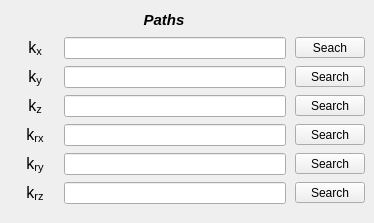
        <widget class="QWidget" name="tab_spring_table">
         <attribute name="title">
          <string>Spring</string>
         </attribute>
         <widget class="QWidget" name="gridLayoutWidget_3">
          <property name="geometry">
           <rect>
            <x>10</x>
            <y>6</y>
            <width>355</width>
            <height>208</height>
           </rect>
          </property>
          <layout class="QGridLayout" name="gridLayout_4">
           <property name="leftMargin">
            <number>5</number>
           </property>
           <property name="topMargin">
            <number>3</number>
           </property>
           <property name="bottomMargin">
            <number>4</number>
           </property>
           <property name="horizontalSpacing">
            <number>9</number>
           </property>
           <property name="verticalSpacing">
            <number>7</number>
           </property>
           <item row="1" column="1">
            <widget class="QLineEdit" name="lineEdit_path_table_Kx">
             <property name="enabled">
              <bool>true</bool>
             </property>
             <property name="minimumSize">
              <size>
               <width>0</width>
               <height>22</height>
              </size>
             </property>
             <property name="maximumSize">
              <size>
               <width>16777215</width>
               <height>22</height>
              </size>
             </property>
             <property name="sizeIncrement">
              <size>
               <width>0</width>
               <height>0</height>
              </size>
             </property>
             <property name="font">
              <font>
               <pointsize>8</pointsize>
               <weight>50</weight>
               <bold>false</bold>
              </font>
             </property>
             <property name="alignment">
              <set>Qt::AlignCenter</set>
             </property>
            </widget>
           </item>
           <item row="2" column="1">
            <widget class="QLineEdit" name="lineEdit_path_table_Ky">
             <property name="enabled">
              <bool>true</bool>
             </property>
             <property name="minimumSize">
              <size>
               <width>0</width>
               <height>22</height>
              </size>
             </property>
             <property name="maximumSize">
              <size>
               <width>16777215</width>
               <height>22</height>
              </size>
             </property>
             <property name="sizeIncrement">
              <size>
               <width>0</width>
               <height>0</height>
              </size>
             </property>
             <property name="font">
              <font>
               <pointsize>8</pointsize>
               <weight>50</weight>
               <bold>false</bold>
              </font>
             </property>
             <property name="alignment">
              <set>Qt::AlignCenter</set>
             </property>
            </widget>
           </item>
           <item row="1" column="0">
            <widget class="QLabel" name="label_67">
             <property name="enabled">
              <bool>true</bool>
             </property>
             <property name="minimumSize">
              <size>
               <width>40</width>
               <height>0</height>
              </size>
             </property>
             <property name="maximumSize">
              <size>
               <width>40</width>
               <height>16777215</height>
              </size>
             </property>
             <property name="text">
              <string>&lt;html&gt;&lt;head/&gt;&lt;body&gt;&lt;p align=&quot;center&quot;&gt;&lt;span style=&quot; font-size:12pt;&quot;&gt;k&lt;/span&gt;&lt;span style=&quot; font-size:12pt; vertical-align:sub;&quot;&gt;x&lt;/span&gt;&lt;/p&gt;&lt;/body&gt;&lt;/html&gt;</string>
             </property>
             <property name="alignment">
              <set>Qt::AlignCenter</set>
             </property>
            </widget>
           </item>
           <item row="4" column="2">
            <widget class="QToolButton" name="toolButton_load_Krx_table">
             <property name="enabled">
              <bool>true</bool>
             </property>
             <property name="sizePolicy">
              <sizepolicy hsizetype="Expanding" vsizetype="Fixed">
               <horstretch>0</horstretch>
               <verstretch>0</verstretch>
              </sizepolicy>
             </property>
             <property name="minimumSize">
              <size>
               <width>70</width>
               <height>0</height>
              </size>
             </property>
             <property name="maximumSize">
              <size>
               <width>70</width>
               <height>16777215</height>
              </size>
             </property>
             <property name="text">
              <string>Search</string>
             </property>
             <property name="autoRaise">
              <bool>false</bool>
             </property>
             <property name="arrowType">
              <enum>Qt::NoArrow</enum>
             </property>
            </widget>
           </item>
           <item row="4" column="1">
            <widget class="QLineEdit" name="lineEdit_path_table_Krx">
             <property name="enabled">
              <bool>true</bool>
             </property>
             <property name="minimumSize">
              <size>
               <width>0</width>
               <height>22</height>
              </size>
             </property>
             <property name="maximumSize">
              <size>
               <width>16777215</width>
               <height>22</height>
              </size>
             </property>
             <property name="sizeIncrement">
              <size>
               <width>0</width>
               <height>0</height>
              </size>
             </property>
             <property name="font">
              <font>
               <pointsize>8</pointsize>
               <weight>50</weight>
               <bold>false</bold>
              </font>
             </property>
             <property name="alignment">
              <set>Qt::AlignCenter</set>
             </property>
            </widget>
           </item>
           <item row="6" column="2">
            <widget class="QToolButton" name="toolButton_load_Krz_table">
             <property name="enabled">
              <bool>true</bool>
             </property>
             <property name="sizePolicy">
              <sizepolicy hsizetype="Expanding" vsizetype="Fixed">
               <horstretch>0</horstretch>
               <verstretch>0</verstretch>
              </sizepolicy>
             </property>
             <property name="minimumSize">
              <size>
               <width>70</width>
               <height>0</height>
              </size>
             </property>
             <property name="maximumSize">
              <size>
               <width>70</width>
               <height>16777215</height>
              </size>
             </property>
             <property name="text">
              <string>Search</string>
             </property>
             <property name="autoRaise">
              <bool>false</bool>
             </property>
             <property name="arrowType">
              <enum>Qt::NoArrow</enum>
             </property>
            </widget>
           </item>
           <item row="3" column="1">
            <widget class="QLineEdit" name="lineEdit_path_table_Kz">
             <property name="enabled">
              <bool>true</bool>
             </property>
             <property name="minimumSize">
              <size>
               <width>0</width>
               <height>22</height>
              </size>
             </property>
             <property name="maximumSize">
              <size>
               <width>16777215</width>
               <height>22</height>
              </size>
             </property>
             <property name="sizeIncrement">
              <size>
               <width>0</width>
               <height>0</height>
              </size>
             </property>
             <property name="font">
              <font>
               <pointsize>8</pointsize>
               <weight>50</weight>
               <bold>false</bold>
              </font>
             </property>
             <property name="alignment">
              <set>Qt::AlignCenter</set>
             </property>
            </widget>
           </item>
           <item row="3" column="2">
            <widget class="QToolButton" name="toolButton_load_Kz_table">
             <property name="enabled">
              <bool>true</bool>
             </property>
             <property name="sizePolicy">
              <sizepolicy hsizetype="Expanding" vsizetype="Fixed">
               <horstretch>0</horstretch>
               <verstretch>0</verstretch>
              </sizepolicy>
             </property>
             <property name="minimumSize">
              <size>
               <width>70</width>
               <height>0</height>
              </size>
             </property>
             <property name="maximumSize">
              <size>
               <width>70</width>
               <height>16777215</height>
              </size>
             </property>
             <property name="text">
              <string>Search</string>
             </property>
             <property name="autoRaise">
              <bool>false</bool>
             </property>
             <property name="arrowType">
              <enum>Qt::NoArrow</enum>
             </property>
            </widget>
           </item>
           <item row="2" column="2">
            <widget class="QToolButton" name="toolButton_load_Ky_table">
             <property name="enabled">
              <bool>true</bool>
             </property>
             <property name="sizePolicy">
              <sizepolicy hsizetype="Expanding" vsizetype="Fixed">
               <horstretch>0</horstretch>
               <verstretch>0</verstretch>
              </sizepolicy>
             </property>
             <property name="minimumSize">
              <size>
               <width>70</width>
               <height>0</height>
              </size>
             </property>
             <property name="maximumSize">
              <size>
               <width>70</width>
               <height>16777215</height>
              </size>
             </property>
             <property name="text">
              <string>Search</string>
             </property>
             <property name="autoRaise">
              <bool>false</bool>
             </property>
             <property name="arrowType">
              <enum>Qt::NoArrow</enum>
             </property>
            </widget>
           </item>
           <item row="5" column="2">
            <widget class="QToolButton" name="toolButton_load_Kry_table">
             <property name="enabled">
              <bool>true</bool>
             </property>
             <property name="sizePolicy">
              <sizepolicy hsizetype="Expanding" vsizetype="Fixed">
               <horstretch>0</horstretch>
               <verstretch>0</verstretch>
              </sizepolicy>
             </property>
             <property name="minimumSize">
              <size>
               <width>70</width>
               <height>0</height>
              </size>
             </property>
             <property name="maximumSize">
              <size>
               <width>70</width>
               <height>16777215</height>
              </size>
             </property>
             <property name="text">
              <string>Search</string>
             </property>
             <property name="autoRaise">
              <bool>false</bool>
             </property>
             <property name="arrowType">
              <enum>Qt::NoArrow</enum>
             </property>
            </widget>
           </item>
           <item row="5" column="1">
            <widget class="QLineEdit" name="lineEdit_path_table_Kry">
             <property name="enabled">
              <bool>true</bool>
             </property>
             <property name="minimumSize">
              <size>
               <width>0</width>
               <height>22</height>
              </size>
             </property>
             <property name="maximumSize">
              <size>
               <width>16777215</width>
               <height>22</height>
              </size>
             </property>
             <property name="sizeIncrement">
              <size>
               <width>0</width>
               <height>0</height>
              </size>
             </property>
             <property name="font">
              <font>
               <pointsize>8</pointsize>
               <weight>50</weight>
               <bold>false</bold>
              </font>
             </property>
             <property name="alignment">
              <set>Qt::AlignCenter</set>
             </property>
            </widget>
           </item>
           <item row="1" column="2">
            <widget class="QToolButton" name="toolButton_load_Kx_table">
             <property name="enabled">
              <bool>true</bool>
             </property>
             <property name="sizePolicy">
              <sizepolicy hsizetype="Expanding" vsizetype="Fixed">
               <horstretch>0</horstretch>
               <verstretch>0</verstretch>
              </sizepolicy>
             </property>
             <property name="minimumSize">
              <size>
               <width>70</width>
               <height>0</height>
              </size>
             </property>
             <property name="maximumSize">
              <size>
               <width>70</width>
               <height>16777215</height>
              </size>
             </property>
             <property name="text">
              <string>Seach</string>
             </property>
             <property name="autoRaise">
              <bool>false</bool>
             </property>
             <property name="arrowType">
              <enum>Qt::NoArrow</enum>
             </property>
            </widget>
           </item>
           <item row="6" column="1">
            <widget class="QLineEdit" name="lineEdit_path_table_Krz">
             <property name="enabled">
              <bool>true</bool>
             </property>
             <property name="minimumSize">
              <size>
               <width>0</width>
               <height>22</height>
              </size>
             </property>
             <property name="maximumSize">
              <size>
               <width>16777215</width>
               <height>22</height>
              </size>
             </property>
             <property name="sizeIncrement">
              <size>
               <width>0</width>
               <height>0</height>
              </size>
             </property>
             <property name="font">
              <font>
               <pointsize>8</pointsize>
               <weight>50</weight>
               <bold>false</bold>
              </font>
             </property>
             <property name="alignment">
              <set>Qt::AlignCenter</set>
             </property>
            </widget>
           </item>
           <item row="0" column="1">
            <widget class="QLabel" name="label_119">
             <property name="minimumSize">
              <size>
               <width>180</width>
               <height>21</height>
              </size>
             </property>
             <property name="maximumSize">
              <size>
               <width>200</width>
               <height>21</height>
              </size>
             </property>
             <property name="font">
              <font>
               <family>Arial</family>
               <pointsize>11</pointsize>
               <weight>75</weight>
               <italic>true</italic>
               <bold>true</bold>
              </font>
             </property>
             <property name="frameShape">
              <enum>QFrame::NoFrame</enum>
             </property>
             <property name="frameShadow">
              <enum>QFrame::Plain</enum>
             </property>
             <property name="text">
              <string>Paths</string>
             </property>
             <property name="alignment">
              <set>Qt::AlignCenter</set>
             </property>
            </widget>
           </item>
           <item row="2" column="0">
            <widget class="QLabel" name="label_68">
             <property name="enabled">
              <bool>true</bool>
             </property>
             <property name="minimumSize">
              <size>
               <width>40</width>
               <height>0</height>
              </size>
             </property>
             <property name="maximumSize">
              <size>
               <width>40</width>
               <height>16777215</height>
              </size>
             </property>
             <property name="text">
              <string>&lt;html&gt;&lt;head/&gt;&lt;body&gt;&lt;p align=&quot;center&quot;&gt;&lt;span style=&quot; font-size:12pt;&quot;&gt;k&lt;/span&gt;&lt;span style=&quot; font-size:12pt; vertical-align:sub;&quot;&gt;y&lt;/span&gt;&lt;/p&gt;&lt;/body&gt;&lt;/html&gt;</string>
             </property>
             <property name="alignment">
              <set>Qt::AlignCenter</set>
             </property>
            </widget>
           </item>
           <item row="3" column="0">
            <widget class="QLabel" name="label_69">
             <property name="enabled">
              <bool>true</bool>
             </property>
             <property name="minimumSize">
              <size>
               <width>40</width>
               <height>0</height>
              </size>
             </property>
             <property name="maximumSize">
              <size>
               <width>40</width>
               <height>16777215</height>
              </size>
             </property>
             <property name="text">
              <string>&lt;html&gt;&lt;head/&gt;&lt;body&gt;&lt;p align=&quot;center&quot;&gt;&lt;span style=&quot; font-size:12pt;&quot;&gt;k&lt;/span&gt;&lt;span style=&quot; font-size:12pt; vertical-align:sub;&quot;&gt;z&lt;/span&gt;&lt;/p&gt;&lt;/body&gt;&lt;/html&gt;</string>
             </property>
             <property name="alignment">
              <set>Qt::AlignCenter</set>
             </property>
            </widget>
           </item>
           <item row="4" column="0">
            <widget class="QLabel" name="label_70">
             <property name="enabled">
              <bool>true</bool>
             </property>
             <property name="minimumSize">
              <size>
               <width>40</width>
               <height>0</height>
              </size>
             </property>
             <property name="maximumSize">
              <size>
               <width>40</width>
               <height>16777215</height>
              </size>
             </property>
             <property name="text">
              <string>&lt;html&gt;&lt;head/&gt;&lt;body&gt;&lt;p align=&quot;center&quot;&gt;&lt;span style=&quot; font-size:12pt;&quot;&gt;k&lt;/span&gt;&lt;span style=&quot; font-size:12pt; vertical-align:sub;&quot;&gt;rx&lt;/span&gt;&lt;/p&gt;&lt;/body&gt;&lt;/html&gt;</string>
             </property>
             <property name="alignment">
              <set>Qt::AlignCenter</set>
             </property>
            </widget>
           </item>
           <item row="5" column="0">
            <widget class="QLabel" name="label_120">
             <property name="enabled">
              <bool>true</bool>
             </property>
             <property name="minimumSize">
              <size>
               <width>40</width>
               <height>0</height>
              </size>
             </property>
             <property name="maximumSize">
              <size>
               <width>40</width>
               <height>16777215</height>
              </size>
             </property>
             <property name="text">
              <string>&lt;html&gt;&lt;head/&gt;&lt;body&gt;&lt;p align=&quot;center&quot;&gt;&lt;span style=&quot; font-size:12pt;&quot;&gt;k&lt;/span&gt;&lt;span style=&quot; font-size:12pt; vertical-align:sub;&quot;&gt;ry&lt;/span&gt;&lt;/p&gt;&lt;/body&gt;&lt;/html&gt;</string>
             </property>
             <property name="alignment">
              <set>Qt::AlignCenter</set>
             </property>
            </widget>
           </item>
           <item row="6" column="0">
            <widget class="QLabel" name="label_121">
             <property name="enabled">
              <bool>true</bool>
             </property>
             <property name="minimumSize">
              <size>
               <width>40</width>
               <height>0</height>
              </size>
             </property>
             <property name="maximumSize">
              <size>
               <width>40</width>
               <height>16777215</height>
              </size>
             </property>
             <property name="text">
              <string>&lt;html&gt;&lt;head/&gt;&lt;body&gt;&lt;p align=&quot;center&quot;&gt;&lt;span style=&quot; font-size:12pt;&quot;&gt;k&lt;/span&gt;&lt;span style=&quot; font-size:12pt; vertical-align:sub;&quot;&gt;rz&lt;/span&gt;&lt;/p&gt;&lt;/body&gt;&lt;/html&gt;</string>
             </property>
             <property name="alignment">
              <set>Qt::AlignCenter</set>
             </property>
            </widget>
           </item>
          </layout>
         </widget>
        </widget>
